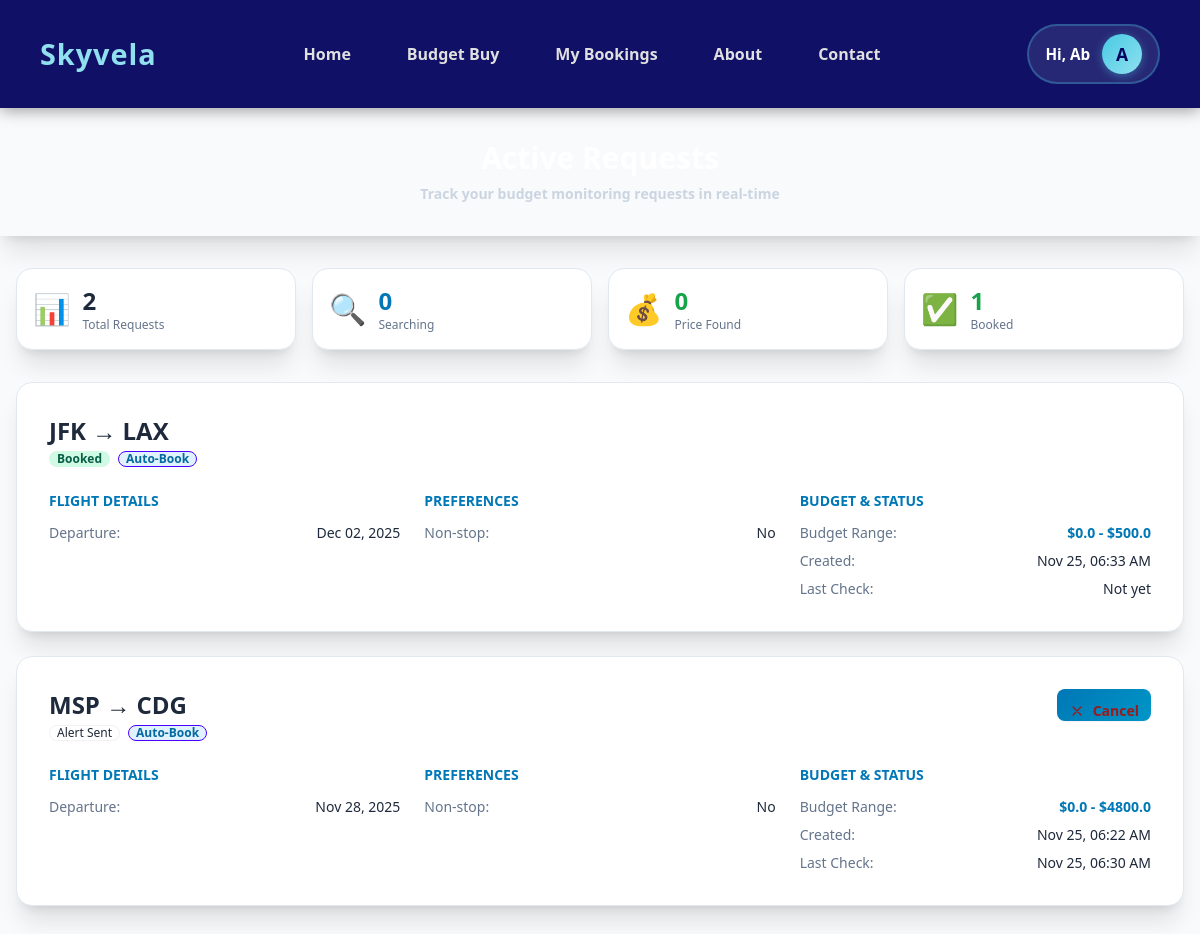
The app's page /active-requests (signed in) with its own data.
### models.py (models this page shows, shortened)
class BudgetBuyRequest(db.Model):
    __tablename__ = "BudgetBuyRequest"
    request_id: Mapped[int] = mapped_column(Integer, primary_key=True, autoincrement=True)
    user_id: Mapped[int] = mapped_column(Integer, db.ForeignKey("User.user_id", ondelete="CASCADE"), nullable=False)
    origin: Mapped[str] = mapped_column(String(3), nullable=False)
    destination: Mapped[str] = mapped_column(String(3), nullable=False)
    departure_date: Mapped[Optional[datetime]] = mapped_column(DateTime)
    return_date: Mapped[Optional[datetime]] = mapped_column(DateTime)
    trip_duration_weeks: Mapped[Optional[int]] = mapped_column(Integer)  # 2 weeks, 3 weeks, etc.
    non_stop_only: Mapped[bool] = mapped_column(Boolean, default=False)
    max_stops: Mapped[Optional[int]] = mapped_column(Integer)
    preferred_time: Mapped[Optional[str]] = mapped_column(String(32))  # Morning/Afternoon/Night
    preferred_airline: Mapped[Optional[str]] = mapped_column(String(3))  # IATA code
    min_budget: Mapped[float] = mapped_column(Float, nullable=False)
    max_budget: Mapped[float] = mapped_column(Float, nullable=False)
    currency: Mapped[str] = mapped_column(String(8), default='USD')
    mode: Mapped[str] = mapped_column(String(16), nullable=False)  # 'auto_book' or 'alert_only'
    status: Mapped[str] = mapped_column(String(32), default='pending')
    booked_ticket_id: Mapped[Optional[int]] = mapped_column(Integer, db.ForeignKey("Ticket.ticket_id", ondelete="SET NULL"))
    booked_price: Mapped[Optional[float]] = mapped_column(Float)
    booking_confirmation: Mapped[Optional[str]] = mapped_column(String(64))
    created_at: Mapped[datetime] = mapped_column(DateTime, default=datetime.utcnow, nullable=False)
    last_checked_at: Mapped[Optional[datetime]] = mapped_column(DateTime)
    completed_at: Mapped[Optional[datetime]] = mapped_column(DateTime)
    user = relationship("User", backref="budget_requests")

### app.py (the view)
@app.route('/active-requests')
def active_requests():
    if not session.get('user_id'):
        flash('Please log in to view your active requests.', 'error')
        return redirect(url_for('login'))
    try:
        from models import BudgetBuyRequest
        user_id = session.get('user_id')
        requests = BudgetBuyRequest.query.filter(
            BudgetBuyRequest.user_id == user_id,
            BudgetBuyRequest.status != 'cancelled'
        ).order_by(
            BudgetBuyRequest.created_at.desc()
        ).all()
        return render_template('active_requests.html', requests=requests)
    except Exception as e:
        print(f"❌ Active Requests page error: {e}")
        return render_template('active_requests.html', requests=[])

### app.py (called while the page is built)
@app.context_processor
def inject_active_requests():
    active_requests = 0
    if session.get('user_id'):
        try:
            from models import BudgetBuyRequest
            active_requests = BudgetBuyRequest.query.filter_by(
                user_id=session.get('user_id')
            ).filter(
                BudgetBuyRequest.status.in_(['pending', 'searching', 'price_found'])
            ).count()
        except Exception:
            pass
    return dict(active_requests=active_requests)

### templates/active_requests.html (shortened to what this page needs)
{% extends "base.html" %}
{% block head %}
<script src="https://cdn.tailwindcss.com"></script>
<link href="https://cdn.jsdelivr.net/npm/daisyui@4.4.19/dist/full.min.css" rel="stylesheet" type="text/css" />
<link rel="stylesheet" href="{{ url_for('static', filename='css/budget-shared.css') }}">
{% endblock %}
{% block content %}
<div class="min-h-screen bg-slate-900">
    <div class="gradient-header text-white py-8 shadow-xl">
        <div class="container mx-auto px-4">
            <h1 class="text-3xl font-bold text-center" style="color: #ffffff;">Active Requests</h1>
            <p class="text-center text-sm mt-2" style="color: #cbd5e1;">Track your budget monitoring requests in real-time</p>
        </div>
    </div>
    <div class="container mx-auto px-4 py-8 max-w-7xl">
        {% if requests %}
            <div class="grid grid-cols-1 md:grid-cols-4 gap-4 mb-8">
                <div class="card bg-slate-800 shadow-xl">
                    <div class="card-body p-4">
                        <div class="flex items-center gap-3">
                            <div class="text-3xl">📊</div>
                            <div>
                                <div class="text-2xl font-bold text-white">{{ requests|length }}</div>
                                <div class="text-xs text-slate-400">Total Requests</div>
                            </div>
                        </div>
                    </div>
                </div>
                <div class="card bg-slate-800 shadow-xl">
                    <div class="card-body p-4">
                        <div class="flex items-center gap-3">
                            <div class="text-3xl">🔍</div>
                            <div>
                                <div class="text-2xl font-bold text-cyan-400">{{ requests|selectattr('status', 'equalto', 'searching')|list|length }}</div>
                                <div class="text-xs text-slate-400">Searching</div>
                            </div>
                        </div>
                    </div>
                </div>
                <div class="card bg-slate-800 shadow-xl">
                    <div class="card-body p-4">
                        <div class="flex items-center gap-3">
                            <div class="text-3xl">💰</div>
                            <div>
                                <div class="text-2xl font-bold text-green-400">{{ requests|selectattr('status', 'equalto', 'price_found')|list|length }}</div>
                                <div class="text-xs text-slate-400">Price Found</div>
                            </div>
                        </div>
                    </div>
                </div>
                <div class="card bg-slate-800 shadow-xl">
                    <div class="card-body p-4">
                        <div class="flex items-center gap-3">
                            <div class="text-3xl">✅</div>
                            <div>
                                <div class="text-2xl font-bold text-emerald-400">{{ requests|selectattr('status', 'equalto', 'booked')|list|length }}</div>
                                <div class="text-xs text-slate-400">Booked</div>
                            </div>
                        </div>
                    </div>
                </div>
            </div>
            {% for req in requests %}
            <div class="card bg-slate-800 shadow-xl mb-6 hover:shadow-2xl transition-shadow">
                <div class="card-body">
                    <div class="flex flex-wrap justify-between items-start mb-4">
                        <div>
                            <h2 class="text-2xl font-bold text-white mb-1">
                                {{ req.origin }} → {{ req.destination }}
                            </h2>
                            <div class="flex gap-2 flex-wrap">
                                <span class="badge badge-sm
                                    {% if req.status == 'booked' %}badge-success{% endif %}
                                    {% if req.status == 'price_found' %}badge-warning{% endif %}">
                                    {{ req.status|replace('_', ' ')|title }}
                                </span>
                                <span class="badge badge-sm {% if req.mode == 'auto_book' %}badge-primary{% else %}badge-warning{% endif %}">
                                    {{ 'Auto-Book' if req.mode == 'auto_book' else 'Alert Only' }}
                                </span>
                            </div>
                        </div>
                        <div class="text-right">
                            {% if req.status not in ['booked', 'cancelled'] %}
                            <button class="btn btn-error btn-sm" onclick="cancelRequest({{ req.request_id }})">
                                <svg class="w-4 h-4" fill="none" stroke="currentColor" viewBox="0 0 24 24">
                                    <path stroke-linecap="round" stroke-linejoin="round" stroke-width="2" d="M6 18L18 6M6 6l12 12"></path>
                                </svg>
                                Cancel
                            </button>
                            {% endif %}
                        </div>
                    </div>
                    <div class="grid grid-cols-1 md:grid-cols-3 gap-6">
                        <div>
                            <h3 class="text-sm font-semibold text-cyan-400 uppercase mb-3">Flight Details</h3>
                            <div class="space-y-2 text-sm">
                                <div class="flex justify-between">
                                    <span class="text-slate-400">Departure:</span>
                                    <span class="text-white font-medium">{{ req.departure_date.strftime('%b %d, %Y') if req.departure_date else 'Not set' }}</span>
                                </div>
                            </div>
                        </div>
                        <div>
                            <h3 class="text-sm font-semibold text-cyan-400 uppercase mb-3">Preferences</h3>
                            <div class="space-y-2 text-sm">
                                <div class="flex justify-between">
                                    <span class="text-slate-400">Non-stop:</span>
                                    <span class="text-white font-medium">{{ 'Yes' if req.non_stop_only else 'No' }}</span>
                                </div>
                            </div>
                        </div>
                        <div>
                            <h3 class="text-sm font-semibold text-cyan-400 uppercase mb-3">Budget & Status</h3>
                            <div class="space-y-2 text-sm">
                                <div class="flex justify-between">
                                    <span class="text-slate-400">Budget Range:</span>
                                    <span class="text-cyan-400 font-bold">${{ req.min_budget }} - ${{ req.max_budget }}</span>
                                </div>
                                <div class="flex justify-between">
                                    <span class="text-slate-400">Created:</span>
                                    <span class="text-white font-medium">{{ req.created_at.strftime('%b %d, %I:%M %p') }}</span>
                                </div>
                                <div class="flex justify-between">
                                    <span class="text-slate-400">Last Check:</span>
                                    <span class="text-white font-medium">{{ req.last_checked_at.strftime('%b %d, %I:%M %p') if req.last_checked_at else 'Not yet' }}</span>
                                </div>
                            </div>
                        </div>
                    </div>
                </div>
            </div>
            {% endfor %}
        {% endif %}
    </div>
</div>
{% endblock %}

### templates/base.html (shortened to what this page needs)
<!DOCTYPE html>
<html lang="en">
<head>
    <link rel="stylesheet" href="{{ url_for('static', filename='css/style.css') }}">
    {% block head %}{% endblock %}
</head>
<body{% block body_class %}{% endblock %}>
    <header>
        <nav class="navbar">
            <div class="logo">Skyvela</div>
            <ul class="nav-links">
                <li><a href="/">Home</a></li>
                <li><a href="/budget-buy">Budget Buy</a></li>
                {% if session.get('user_id') %}
                <li><a href="/my-bookings">My Bookings</a></li>
                {% endif %}
                <li><a href="/about">About</a></li>
                <li><a href="/contact">Contact</a></li>
            </ul>
            <div class="nav-auth">
                {% if session.get('user_id') %}
                    <div class="profile-dropdown">
                        <button class="user-profile" onclick="toggleProfileMenu()">
                            <span class="greeting">Hi, {{ session.get('user_name') }}</span>
                            <div class="profile-avatar">
                                <span>{{ session.get('user_name')[0].upper() if session.get('user_name') else 'U' }}</span>
                            </div>
                        </button>
                    </div>
                {% else %}
                    <a class="auth-link login-link" href="{{ url_for('login') }}">Login</a>
                {% endif %}
            </div>
        </nav>
    </header>
    <main>
        {% block content %}{% endblock %}
    </main>
</body>
</html>

### static/css/budget-shared.css (style rules this page uses)
.bg-slate-900 { background-color: #f8fafc !important; }
.bg-slate-800, .card.bg-slate-800 { background-color: white !important; border: 1px solid #e2e8f0; }
.text-white { color: #1e293b !important; font-weight: 600; }
.text-slate-400 { color: #64748b !important; }
.text-cyan-400 { color: #0077b6 !important; font-weight: 700; }
.text-green-400, .text-emerald-400 { color: #16a34a !important; font-weight: 700; }
.badge-primary { background-color: #e0f2fe; color: #0369a1; font-weight: 600; }
.badge-success { background-color: #d1fae5; color: #065f46; font-weight: 600; }
.btn-error { background-color: #fee2e2; color: #991b1b; border: none; font-weight: 600; }
h2, h3 { font-weight: 700 !important; color: #03045e !important; }

### records on screen
BudgetBuyRequest: origin "JFK", destination "LAX", status "Booked", mode "Auto-Book", departure_date "Dec 02, 2025", non_stop_only "No", min_budget "0.0", max_budget "500.0", created_at "Nov 25, 06:33 AM", last_checked_at "Not yet"
BudgetBuyRequest: origin "MSP", destination "CDG", status "Alert Sent", mode "Auto-Book", departure_date "Nov 28, 2025", non_stop_only "No", min_budget "0.0", max_budget "4800.0", created_at "Nov 25, 06:22 AM", last_checked_at "Nov 25, 06:30 AM"

### other values on screen
{{ session.get('user_name') }} "Ab"
{{ requests|length }} "2"
{{ requests|selectattr('status', 'equalto', 'searching')|list|length }} "0"
{{ requests|selectattr('status', 'equalto', 'price_found')|list|length }} "0"
{{ requests|selectattr('status', 'equalto', 'booked')|list|length }} "1"
